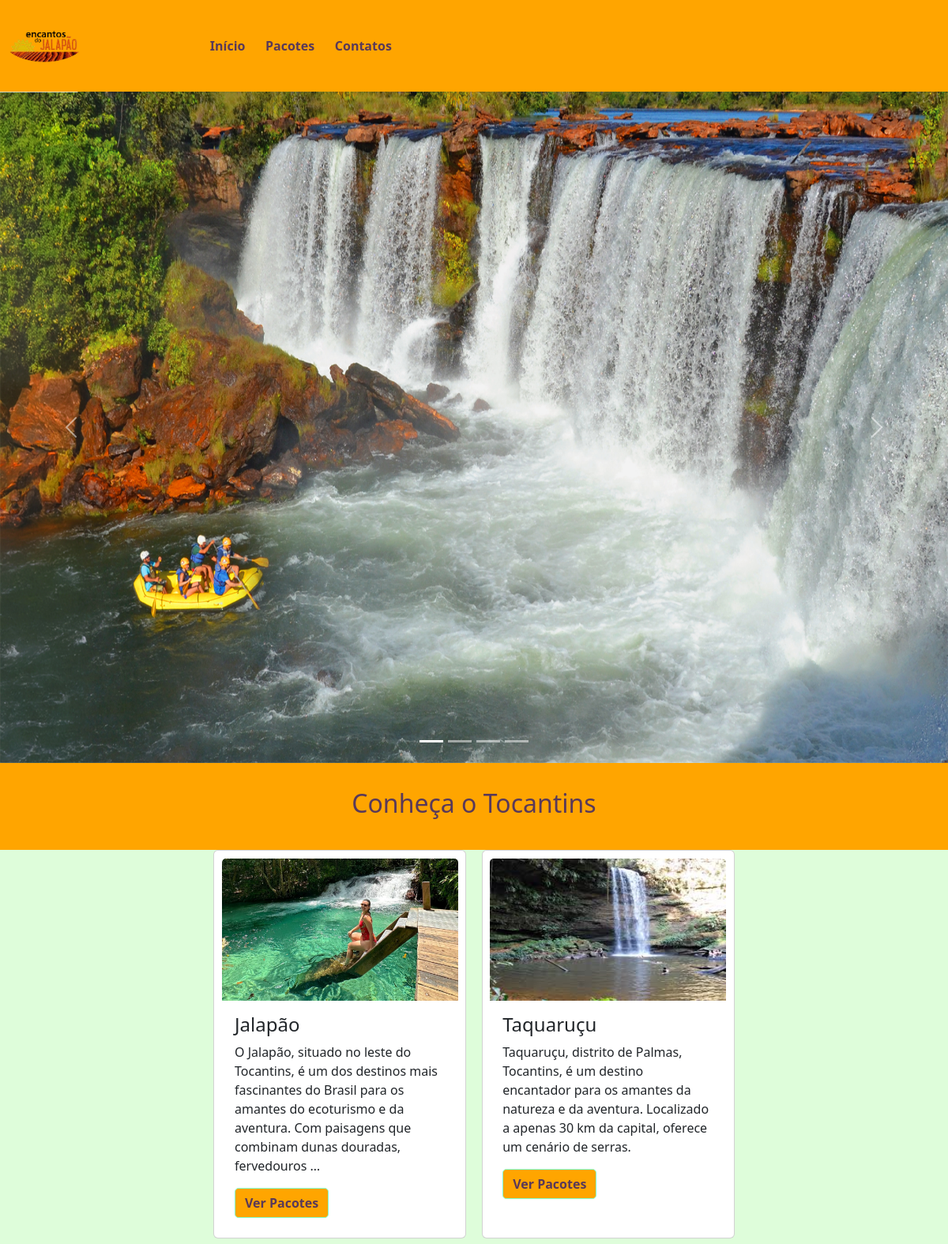
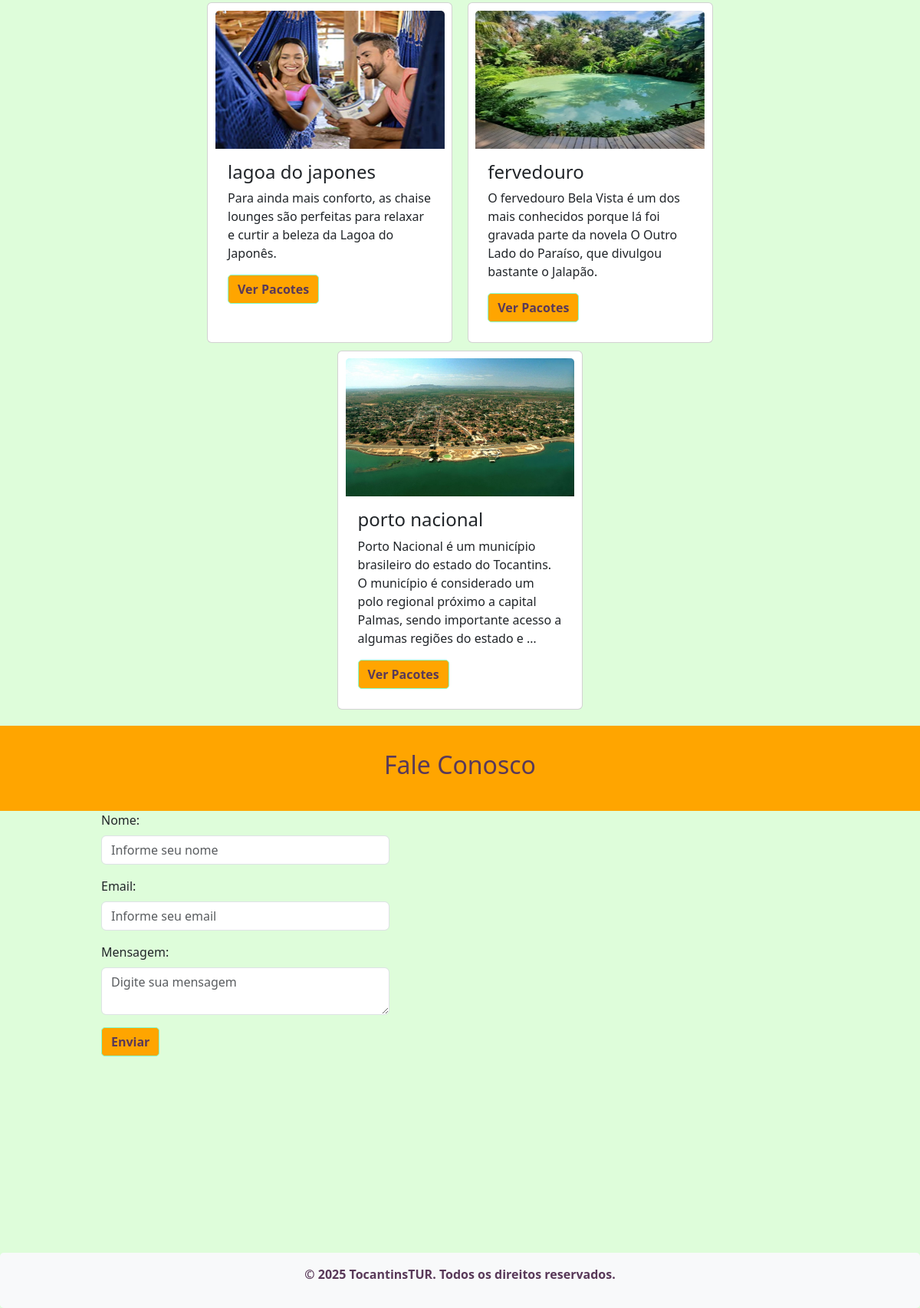
The page / on the database its author committed (2 pictures, top to bottom).
### turismo/models.py (models this page shows, shortened)
class PacoteTuristico(models.Model):
    nome = models.CharField(max_length=200)
    descricao = models.TextField()
    url_botao = models.URLField(max_length=500)
    imagem = models.ImageField(upload_to='pacotes/')

### turismo/views.py (the view, shortened to what this page needs)
# urls.py: path('', views.inicioSite, name='inicio'),
def inicioSite(request):
    pacotes = PacoteTuristico.objects.all()
    return render(request, 'turismo/index.html', {'pacotes': pacotes})

### templates/turismo/index.html (shortened to what this page needs)
{% load static %}
<!DOCTYPE html>
<html lang="pt-br">
  <head>
    <link
      href="https://cdn.jsdelivr.net/npm/bootstrap@5.3.3/dist/css/bootstrap.min.css"
      rel="stylesheet"
    />
    <link rel="stylesheet" href="{% static 'css/style.css' %}" />
  </head>
  <body>
    <header>
      <nav class="navbar navbar-expand-sm nav-top">
        <div class="container-fluid">
          <a class="navbar-brand" href="'/'">
            <img
              width="40%"
              src="{% static 'img/logo.png' %}"
              alt="Logo TocantinsTUR"
            />
          </a>
          <div class="collapse navbar-collapse" id="mynavbar">
            <ul class="navbar-nav me-auto">
              <li class="nav-item"><a class="nav-link" href="#">Início</a></li>
              <li class="nav-item"><a class="nav-link" href="#conheça">Pacotes</a></li>
              <li class="nav-item">
                <a class="nav-link" href="#fale">Contatos</a>
              </li>
            </ul>
          </div>
        </div>
      </nav>
    </header>
    <main>
      <div id="demo" class="carousel slide" data-bs-ride="carousel">
        <div class="carousel-indicators">
          <button
            type="button"
            data-bs-target="#demo"
            data-bs-slide-to="0"
            class="active"
          ></button>
          <button
            type="button"
            data-bs-target="#demo"
            data-bs-slide-to="1"
          ></button>
          <button
            type="button"
            data-bs-target="#demo"
            data-bs-slide-to="2"
          ></button>
          <button
            type="button"
            data-bs-target="#demo"
            data-bs-slide-to="3"
          ></button>
        </div>
        <div class="carousel-inner">
          <div class="carousel-item active">
            <img
              height="850"
              src="{% static 'img/cachoeira.jpg' %}"
              alt="Cachoeira"
              class="d-block w-100"
            />
          </div>
        </div>
        <button
          class="carousel-control-prev"
          type="button"
          data-bs-target="#demo"
          data-bs-slide="prev"
        >
          <span class="carousel-control-prev-icon"></span>
        </button>
        <button
          class="carousel-control-next"
          type="button"
          data-bs-target="#demo"
          data-bs-slide="next"
        >
          <span class="carousel-control-next-icon"></span>
        </button>
      </div>
      <div id="conheça" class="container-fluid divisao">
        <h2>Conheça o Tocantins</h2>
      </div>
      <section class="row sec-pacotes">
        {% for destino in pacotes %}
        <div class="card col-3 m-2" style="width: 320px">
          <img
            height="180px"
            class="card-img-top"
            src="{{ destino.imagem.url }}"
            alt="{{ destino.nome }}"
          />
          <div class="card-body">
            <h4 class="card-title">{{ destino.nome }}</h4>
            <p class="card-text">{{ destino.descricao|truncatewords:30 }}</p>
            <a
              href="{{ destino.url_botao }}"
              target="_blank"
              class="btn btn-primary"
              >Ver Pacotes</a
            >
          </div>
        </div>
        {% empty %}
        <p class="text-center">Nenhum destino cadastrado.</p>
        {% endfor %}
      </section>
      <div id="fale" class="container-fluid divisao">
        <h2>Fale Conosco</h2>
      </div>
      <section class="row sec-contato">
        <div class="col-5">
          <form action="" method="post">
            <div class="mb-3">
              <label for="nome" class="form-label">Nome:</label>
              <input
                type="text"
                class="form-control"
                id="nome"
                name="nome"
                placeholder="Informe seu nome"
              />
            </div>
            <div class="mb-3">
              <label for="email" class="form-label">Email:</label>
              <input
                type="email"
                class="form-control"
                id="email"
                name="email"
                placeholder="Informe seu email"
              />
            </div>
            <div class="mb-3">
              <label for="mensagem" class="form-label">Mensagem:</label>
              <textarea
                class="form-control"
                id="mensagem"
                name="mensagem"
                placeholder="Digite sua mensagem"
              ></textarea>
            </div>
            <button type="submit" class="btn btn-primary">Enviar</button>
          </form>
        </div>
        <div class="col-6">
          <iframe
            src="https://www.google.com/maps/embed?pb=!1m16!1m12!1m3!1d125563.44528205886!2d-46.715413090656476!3d-10.432867566829081!2m3!1f0!2f0!3f0!3m2!1i1024!2i768!4f13.1!2m1!1sParque%20estadual%20do%20jalapao%20to!5e0!3m2!1spt-BR!2sbr!4v1747852429178!5m2!1spt-BR!2sbr"
            width="600"
            height="450"
            style="border: 0"
            allowfullscreen=""
            loading="lazy"
          ></iframe>
        </div>
      </section>
    </main>
    <footer class="text-center p-3 bg-light mt-5">
      <p>&copy; 2025 TocantinsTUR. Todos os direitos reservados.</p>
    </footer>
  </body>
</html>

### turismo/static/css/style.css (style rules this page uses)
.nav-top { background-color:orange !important; }
.nav-link { color:#593959!important; background-color: orange !important; margin: 0.3em !important; border-radius: 0.3em !important; font-weight: bold !important; }
body { background-color:#defdda!important; }
.btn-primary { color:#593959 !important; background-color:orange !important; font-weight:bold !important; border-radius:0.3em !important; border-color:aquamarine !important; }
footer { background-color:orange !important; padding:1em; color:#593959!important; text-align:center !important; font-weight: bold !important; border-radius: 0.3em !important; }
.divisao { background-color:orange !important; text-align:center !important; color:#593959 !important; padding: 2em !important; }
.sec-pacotes { margin-left:10% !important; margin-right:10% !important; justify-content:center !important; margin-bottom:1% !important; }
.card { padding: 1% !important; margin: 0% 1% 1% !important; }
.sec-contato { margin-bottom:10% !important; margin-left:10% !important; margin-right:10% !important; }

### rows shown on the page
PacoteTuristico: imagem (picture), nome "Jalapão", descricao "O Jalapão, situado no leste do Tocantins, é um dos destinos mais fascinantes do Brasil para os amantes do ecoturismo e da aventura. Com paisagens que combinam dunas douradas, fervedouros …"
PacoteTuristico: imagem (picture), nome "Taquaruçu", descricao "Taquaruçu, distrito de Palmas, Tocantins, é um destino encantador para os amantes da natureza e da aventura. Localizado a apenas 30 km da capital, oferece um cenário de serras."
PacoteTuristico: imagem (picture), nome "lagoa do japones", descricao "Para ainda mais conforto, as chaise lounges são perfeitas para relaxar e curtir a beleza da Lagoa do Japonês."
PacoteTuristico: imagem (picture), nome "fervedouro", descricao "O fervedouro Bela Vista é um dos mais conhecidos porque lá foi gravada parte da novela O Outro Lado do Paraíso, que divulgou bastante o Jalapão."
PacoteTuristico: imagem (picture), nome "porto nacional", descricao "Porto Nacional é um município brasileiro do estado do Tocantins. O município é considerado um polo regional próximo a capital Palmas, sendo importante acesso a algumas regiões do estado e …"
